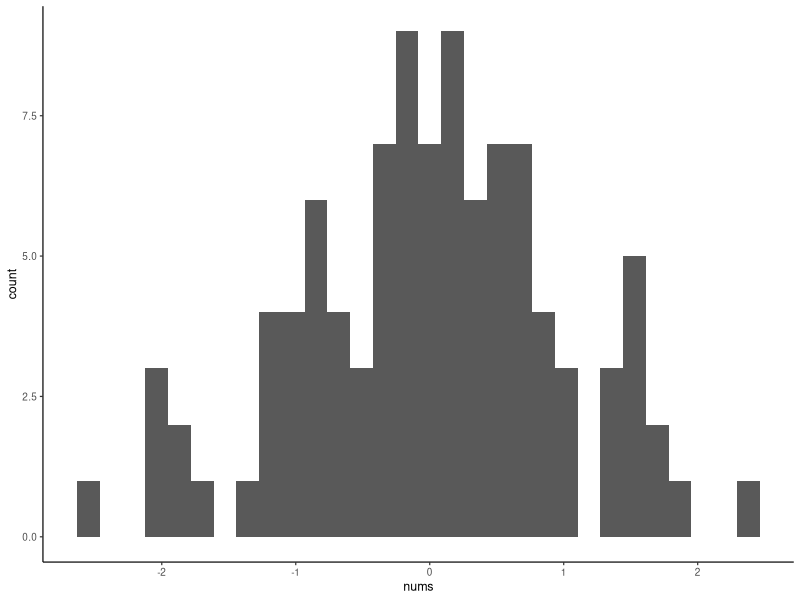

R code for this plot:
## ---- chunk 1
nums<-rnorm(100,0,1)
df<-data.frame(s=1:100,nums)
library(ggplot2)
ggplot(df, aes(x=nums))+
  geom_histogram()+
  theme_classic(base_size=9)
